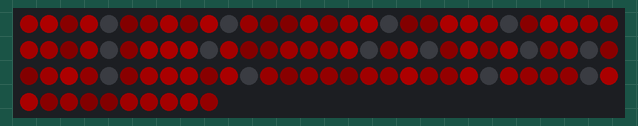
A sketch run on a simulated Arduino Uno, built with avr-gcc and run on an emulated ATmega328P. Parts: 100 RGB LEDs in strip order, left to right, continuing on the next row. Dim RGB values are drawn brighter than linear; random numbers use the default seed unless the sketch sets one.

Above: at 0.22 s.
At 0.59 s:
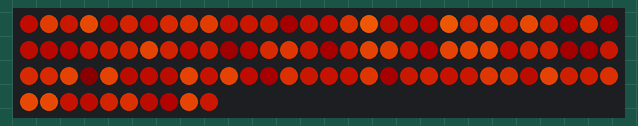
At 7.31 s:
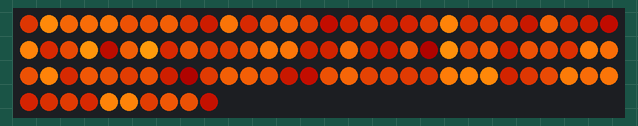
At 11.37 s:
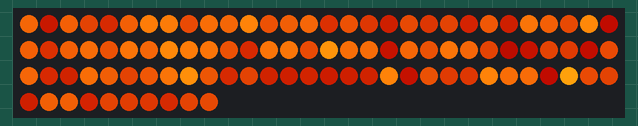
At 22.14 s:
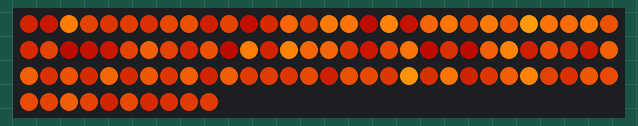
At 39.78 s:
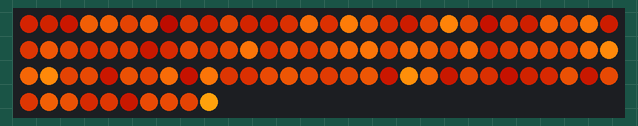

The sketch:

fireLine.ino
```cpp
// настройки ленты
#define NUM_LEDS 100    // количество светодиодов
#define LED_PIN 13      // пин ленты

// настройки пламени
#define HUE_START 3     // начальный цвет огня (0 красный, 80 зелёный, 140 молния, 190 розовый)
#define HUE_GAP 18      // коэффициент цвета огня (чем больше - тем дальше заброс по цвету)
#define SMOOTH_K 0.15   // коэффициент плавности огня
#define MIN_BRIGHT 80   // мин. яркость огня
#define MAX_BRIGHT 255  // макс. яркость огня
#define MIN_SAT 245     // мин. насыщенность
#define MAX_SAT 255     // макс. насыщенность

// для разработчиков
#define ZONE_AMOUNT NUM_LEDS   // количество зон
byte zoneValues[ZONE_AMOUNT];
byte zoneRndValues[ZONE_AMOUNT];

#define ORDER_GRB       // порядок цветов ORDER_GRB / ORDER_RGB / ORDER_BRG
#define COLOR_DEBTH 3   // цветовая глубина: 1, 2, 3 (в байтах)
// на меньшем цветовом разрешении скетч будет занимать в разы меньше места,
// но уменьшится и количество оттенков и уровней яркости!

// ВНИМАНИЕ! define настройки (ORDER_GRB и COLOR_DEBTH) делаются до подключения библиотеки!
#include <microLED.h>

LEDdata leds[NUM_LEDS];  // буфер ленты типа LEDdata (размер зависит от COLOR_DEBTH)
microLED strip(leds, NUM_LEDS, LED_PIN);  // объект лента

// ленивая жопа
#define FOR_i(from, to) for(int i = (from); i < (to); i++)
#define FOR_j(from, to) for(int j = (from); j < (to); j++)

void setup() {
  strip.setBrightness(255);
}

void loop() {
  fireTick();
}

void fireTick() {
  static uint32_t prevTime, prevTime2;

  // задаём направление движения огня
  if (millis() - prevTime > 100) {
    prevTime = millis();
    FOR_i(0, ZONE_AMOUNT) {
      zoneRndValues[i] = random(0, 10);
    }
  }

  // двигаем пламя
  if (millis() - prevTime2 > 20) {
    prevTime2 = millis();
    int thisPos = 0, lastPos = 0;
    FOR_i(0, ZONE_AMOUNT) {
      zoneValues[i] = (float)zoneValues[i] * (1 - SMOOTH_K) + (float)zoneRndValues[i] * 10 * SMOOTH_K;
      //zoneValues[i] = (zoneRndValues[i] * 10 - zoneValues[i]) * SMOOTH_K;
      leds[i] = getFireColor(zoneValues[i]);
    }
    strip.show();
  }
}

// возвращает цвет огня для одного пикселя
LEDdata getFireColor(int val) {
  // чем больше val, тем сильнее сдвигается цвет, падает насыщеность и растёт яркость
  return mHSV(
           HUE_START + map(val, 20, 60, 0, HUE_GAP),                    // H
           constrain(map(val, 20, 60, MAX_SAT, MIN_SAT), 0, 255),       // S
           constrain(map(val, 20, 60, MIN_BRIGHT, MAX_BRIGHT), 0, 255)  // V
         );
}
```
